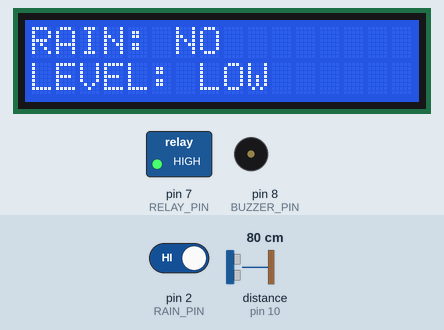
A sketch run on a simulated Arduino Uno, built with avr-gcc and run on an emulated ATmega328P. Parts: 16×2 character LCD, switched loads named in the sketch (green lamp = pin HIGH), buzzer (waves = sounding, pin HIGH). Wiring (inferred from the names in the program): ultrasonic range finder: trigger pin 9; echo pin 10. The test bench sets the inputs (shaded band); at power-on: distance to the obstacle (sensor on pin 10) 80 cm, pin 2 (RAIN_PIN) HIGH. The echo pulse lasts 58.3 µs per cm; pins used as bus, display or sensor lines are not drawn.

Above: at 3.2 s.
3.3 s: distance to the obstacle (sensor on pin 10) set to 2 cm
At 4.5 s:
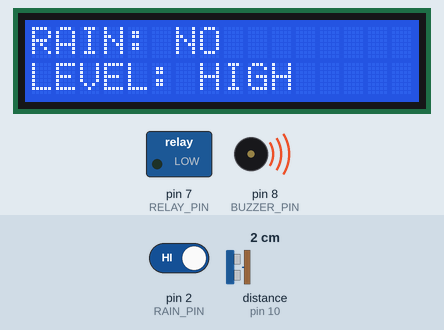
7.0 s: pin 2 (RAIN_PIN) driven LOW
At 8.0 s:
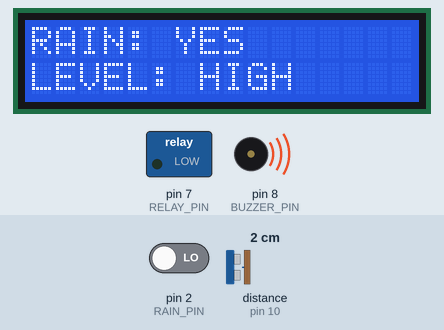
8.5 s: distance to the obstacle (sensor on pin 10) set to 8 cm
10.0 s: distance to the obstacle (sensor on pin 10) set to 11 cm
At 11.5 s:
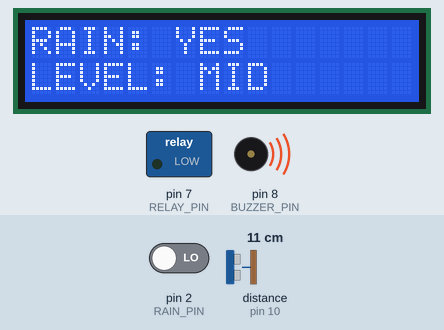
11.8 s: pin 2 (RAIN_PIN) driven HIGH
At 13.2 s:
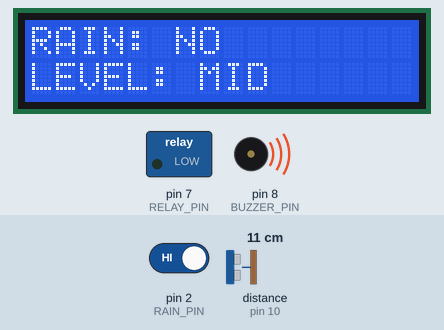
13.5 s: distance to the obstacle (sensor on pin 10) set to 4 cm
At 14.0 s:
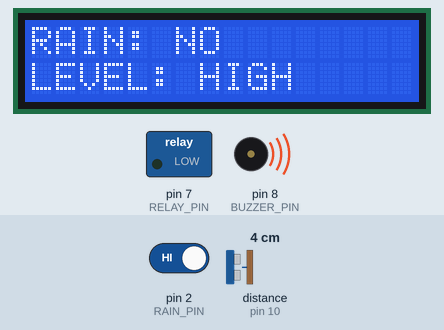
Timing chart, 0 to 16.1 s (numbered marks = the images above; inputs shaded):
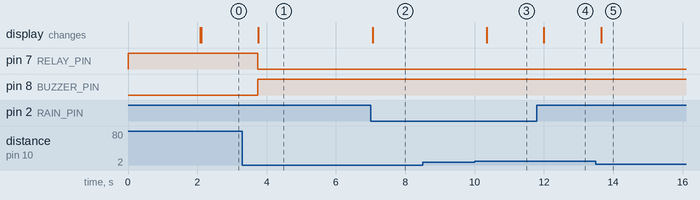

Measured:
- the behaviour switches between 9 and 10 cm on distance to the obstacle (sensor on pin 10) (found by bisection; images 2 and 3)
- after the input at 3.3 s, pin 7 (RELAY_PIN): HIGH → LOW after 0.44 s; pin 8 (BUZZER_PIN): LOW → HIGH after 0.44 s; the display: changes after 0.46 s (image 1)
- after the input at 7.0 s, the display: changes after 0.06 s (image 2)
- after the input at 8.5 s, every drawn part: stays the same
- after the input at 10.0 s, the display: changes after 0.35 s (image 3)
- after the input at 11.8 s, the display: changes after 0.20 s (image 4)
- after the input at 13.5 s, the display: changes after 0.15 s (image 5)

The sketch:

SmartDrainageSystem.ino
```cpp
#include <Wire.h>
#include <LiquidCrystal_I2C.h>

/*
  ==========================================
            SMART DRAINAGE SYSTEM          |
  ==========================================
  Features:
  - Rain Detection (Digital)
  - Water Level Measurement (Ultrasonic)
  - Automatic Pump Control (Relay)
  - Buzzer Alert at High Level
  - LCD Display (Rain + Water Level)

  Tank Depth: 30 cm
  Thresholds:
    HIGH  → ≤ 9 cm
    MID   → ≤ 18 cm
    LOW   → > 18 cm
  ==========================================
*/

// -------- Pin Definitions --------
#define TRIG_PIN   9
#define ECHO_PIN   10
#define RAIN_PIN   2
#define RELAY_PIN  7
#define BUZZER_PIN 8

// -------- LCD Setup (I2C Address) --------
LiquidCrystal_I2C lcd(0x27, 16, 2);

// -------- Global Variables --------
long duration;
float distance;
bool pumpState = false;   // Latch variable for stable control

// ==========================================
// Function: Measure Distance using Ultrasonic
// ==========================================
float getDistance() {
  digitalWrite(TRIG_PIN, LOW);
  delayMicroseconds(2);

  digitalWrite(TRIG_PIN, HIGH);
  delayMicroseconds(10);

  digitalWrite(TRIG_PIN, LOW);

  duration = pulseIn(ECHO_PIN, HIGH);

  // Distance formula (cm)
  float d = duration * 0.034 / 2;
  return d;
}

// ==========================================
// Setup Function (Runs Once)
// ==========================================
void setup() {

  // Initialize Pin Modes
  pinMode(TRIG_PIN, OUTPUT);
  pinMode(ECHO_PIN, INPUT);
  pinMode(RAIN_PIN, INPUT);
  pinMode(RELAY_PIN, OUTPUT);
  pinMode(BUZZER_PIN, OUTPUT);

  // Initial States
  digitalWrite(RELAY_PIN, HIGH);   // Relay OFF (Active LOW)
  digitalWrite(BUZZER_PIN, LOW);   // Buzzer OFF

  // Initialize LCD
  lcd.begin(16, 2);
  lcd.backlight();

  // Startup Message
  lcd.setCursor(0, 0);
  lcd.print("SMART DRAINAGE");
  delay(2000);
  lcd.clear();
}

// ==========================================
// Main Loop (Runs Continuously)
// ==========================================
void loop() {

  // -------- Read Sensors --------
  int rainStatus = digitalRead(RAIN_PIN);
  distance = getDistance();

  // -------- Pump Control Logic (Latch) --------

  // Turn ON pump when water is HIGH
  if (distance <= 9) {
    pumpState = true;
  }

  // Turn OFF pump when water reduces to MID
  if (distance > 18) {
    pumpState = false;
  }

  // -------- Apply Outputs --------
  if (pumpState) {
    digitalWrite(RELAY_PIN, LOW);    // Pump ON
    digitalWrite(BUZZER_PIN, HIGH);  // Buzzer ON
  } else {
    digitalWrite(RELAY_PIN, HIGH);   // Pump OFF
    digitalWrite(BUZZER_PIN, LOW);   // Buzzer OFF
  }

  // -------- LCD Display --------
  lcd.clear();

  // Line 1: Rain Status
  lcd.setCursor(0, 0);
  if (rainStatus == LOW) {
    lcd.print("RAIN: YES");
  } else {
    lcd.print("RAIN: NO ");
  }

  // Line 2: Water Level Status
  lcd.setCursor(0, 1);
  if (distance <= 9) {
    lcd.print("LEVEL: HIGH");
  }
  else if (distance <= 18) {
    lcd.print("LEVEL: MID ");
  }
  else {
    lcd.print("LEVEL: LOW ");
  }

  // Small delay for stability
  delay(800);
}
```
